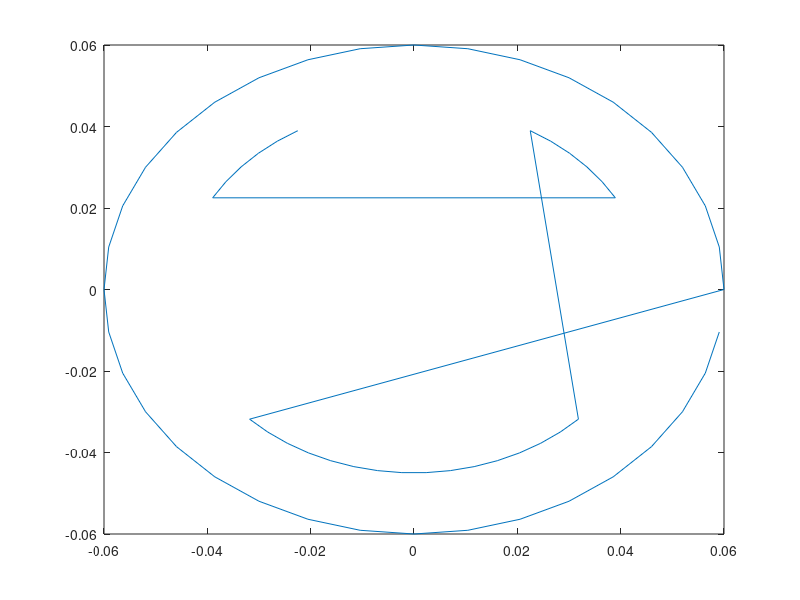

Recreate this plot in MATLAB.
% face
radius = 0.06;

length = radius * ones(1,36);

angleInDeg = 0:10:350;

angleInRad = angleInDeg * pi/180;

Xd_face = length.*cos(angleInRad);
Yd_face = length.*sin(angleInRad);

% left eye
radius = 0.045;

length = radius * ones(1,6);

angleInDeg = 120:6:150;

angleInRad = angleInDeg * pi/180;

Xd_leftI = length.*cos(angleInRad);
Yd_leftI = length.*sin(angleInRad);

% right eye

angleInDeg = 30:6:60;

angleInRad = angleInDeg * pi/180;

Xd_rightI = length.*cos(angleInRad);
Yd_rightI = length.*sin(angleInRad);

% smile
length = radius * ones(1,16);

angleInDeg = -45:-6:-135;

angleInRad = angleInDeg * pi/180;

Xd_smile = length.*cos(angleInRad);
Yd_smile = length.*sin(angleInRad);

Xd = [Xd_leftI, Xd_rightI, Xd_smile, Xd_face];
Yd = [Yd_leftI, Yd_rightI, Yd_smile, Yd_face];

plot(Xd, Yd);
